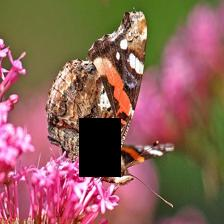
#> input picture Reference_Images/butterfly_033_masked.jpg, 224 x 224 px, given as the content of the folder ../Dataset/train, which was not available
$ jupyter execute --allow-errors Train_Linear_Regression_Model.ipynb   (text cells are left out)
#> lines starting #> are read from the running program, lines starting #| are printed output that depends on the picture; after the words box and inside, x2 and y2 are one past the last pixel; in counts of white or black regions, pixels touching at a corner belong together; pictures that were not available may be replaced by others from this repository, and a replacement may not be noted
### find_black_rectangle.py
import numpy as np

def find_black_rectangle(image: np.ndarray, threshold: float = 0.13, padding: int = 4):
    """
    Finds the largest black rectangular region in an RGB image with precise padding.

    Args:
        image (numpy.ndarray): Input image array with shape (H, W, 3).
        threshold (float, optional): Blackness threshold for all three RGB channels. Default is 0.05.
        padding (int, optional): Fixed padding to apply evenly around the rectangle. Default is 3 pixels.

    Returns:
        tuple: Coordinates of the largest black rectangle with padding (y_min, y_max, x_min, x_max).
    """
    # Convert image to binary mask where black pixels are True
    black_mask = np.all(image < threshold, axis=-1)

    H, W = black_mask.shape
    largest_area = 0
    best_coords = None

    # DP table to store largest rectangle widths
    dp_width = np.zeros((H, W), dtype=int)

    for y in range(H):
        for x in range(W):
            # Calculate widths of black regions
            if black_mask[y, x]:
                dp_width[y, x] = dp_width[y, x - 1] + 1 if x > 0 else 1

            # Check for the largest rectangle ending at (y, x)
            width = dp_width[y, x]
            for k in range(y, -1, -1):  # Iterate upward to calculate height
                width = min(width, dp_width[k, x])
                if width == 0:
                    break
                height = y - k + 1
                area = width * height
                if area > largest_area:
                    largest_area = area
                    best_coords = (k, y, x - width + 1, x)

    # Ensure valid coordinates
    if best_coords is None:
        return (0, 0, 0, 0)  # No black rectangle found

    y_min, y_max, x_min, x_max = best_coords

    # Apply precise padding of 3 pixels evenly
    y_min = max(0, y_min - padding)
    y_max = min(H, y_max + padding)
    x_min = max(0, x_min - padding)
    x_max = min(W, x_max + padding)

    return y_min, y_max, x_min, x_max

### Linear_Regression_Model/Train_Linear_Regression_Model.ipynb
[cell 1]
import os
import numpy as np
from sklearn.metrics import mean_squared_error, mean_absolute_error
import matplotlib.pyplot as plt
from PIL import Image
import math
from find_black_rectangle import find_black_rectangle

[cell 2]
def split_region(x_start, y_start, x_end, y_end, num_splits=4):
    """
    Divides the black region into smaller subregions.
    Returns a list of bounding boxes for each subregion.
    """
    subregions = []
    height = y_end - y_start
    width = x_end - x_start

    num_rows = int(np.sqrt(num_splits))  # Number of rows/columns to divide into
    step_y = height // num_rows
    step_x = width // num_rows

    for i in range(num_rows):
        for j in range(num_rows):
            sub_x_start = x_start + j * step_x
            sub_y_start = y_start + i * step_y
            sub_x_end = sub_x_start + step_x
            sub_y_end = sub_y_start + step_y
            subregions.append((sub_x_start, sub_y_start, sub_x_end, sub_y_end))

    return subregions

[cell 3]
# Final
# [18 lines left out: function merge_datasets, not called in this run]

[cell 4]
def prepare_training_data(train_dir):
    """
    Prepares training data by extracting surrounding pixel coordinates and
    their RGB values as features. Targets are the mean RGB color of the black region.
    """
#> called with train_dir = '../Dataset/train'
    features = [[] for _ in range(4)]  # List of lists to store features for 4 subregions
    targets = [[] for _ in range(4)]  # List of lists to store targets for 4 subregions

    for filename in sorted(os.listdir(train_dir)):
        if filename.endswith("_masked.jpg"):
            masked_image_path = os.path.join(train_dir, filename)
            original_image_path = masked_image_path.replace("_masked", "")

            # Load and normalize images
            masked_image = Image.open(masked_image_path).convert("RGB")
#> masked_image is the input picture: PIL image 224x224 RGB; mean R, G, B 141.9, 97.3, 88.9
            original_image = Image.open(original_image_path).convert("RGB")
            original_array = np.array(original_image).astype(np.float32) / 255.0
            mask_array = np.array(masked_image).astype(np.float32) / 255.0

            y_min, y_max, x_min, x_max = find_black_rectangle(mask_array)
#> in find_black_rectangle, `black_mask = np.all(image < threshold, axis=-1)`:
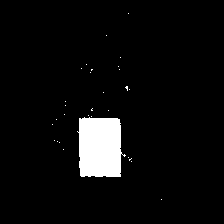
#> black_mask: shape (224, 224) bool; 5% white; 30 white regions (29 under 20 px), largest, box (x1, y1, x2, y2) and area: (77, 117, 126, 177) 2455
#> after the loop in find_black_rectangle, `for y in range(H):`:
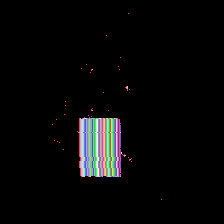
#> dp_width: shape (224, 224) int64; 44 distinct labels, from 0 to 43; one colour per label, 0 black
#> y_min = 115; y_max = 179; x_min = 76; x_max = 123
            subregions = split_region(x_min, y_min, x_max, y_max)
#> in split_region, `height = y_end - y_start`: height = 64
#> in split_region, `width = x_end - x_start`: width = 47
#> in split_region, `step_y = height // num_rows`: step_y = 32
#> in split_region, `step_x = width // num_rows`: step_x = 23
#> after the loop in split_region, `for i in range(num_rows):`: subregions = [(76, 115, 99, 147), (99, 115, 122, 147), (76, 147, 99, 179), (99, 147, 122, 179)]

            # Calculate mean RGB color and center coordinates for each subregion
            subregions_means = []
            mean_colors = []
            for sub_x_start, sub_y_start, sub_x_end, sub_y_end in subregions:
                region = original_array[sub_y_start:sub_y_end, sub_x_start:sub_x_end]
                mean_colors.append(region.mean(axis=(0, 1)))  # Mean RGB (R, G, B)

                x_center = (sub_x_start + sub_x_end) / 2
                y_center = (sub_y_start + sub_y_end) / 2
                subregions_means.append((x_center, y_center))
#> this loop made 4 passes
#> (sub_x_start, sub_y_start, sub_x_end, sub_y_end, x_center, y_center) on passes 1 to 4: (76, 115, 99, 147, 87.5, 131), (99, 115, 122, 147, 110.5, 131), (76, 147, 99, 179, 87.5, 163), (99, 147, 122, 179, 110.5, 163)
#> pass 1, in prepare_training_data, `region = original_array[sub_y_start:sub_y_end, sub_x_start:sub_x_end]`:
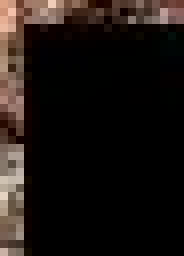
#> region: shape (32, 23, 3) float32 (shown 8 times larger); mean R, G, B 0.107, 0.0811, 0.0694
#> pass 2, in prepare_training_data, `region = original_array[sub_y_start:sub_y_end, sub_x_start:sub_x_end]`:
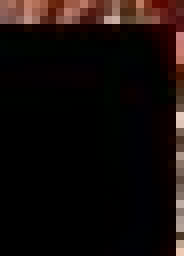
#> region: shape (32, 23, 3) float32 (shown 8 times larger); mean R, G, B 0.0766, 0.0449, 0.0382
#> pass 3, in prepare_training_data, `region = original_array[sub_y_start:sub_y_end, sub_x_start:sub_x_end]`:
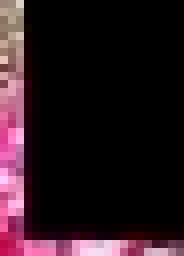
#> region: shape (32, 23, 3) float32 (shown 8 times larger); mean R, G, B 0.152, 0.0846, 0.112
#> after the loop:
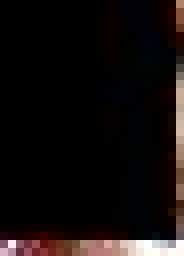
#> region: shape (32, 23, 3) float32 (shown 8 times larger); mean R, G, B 0.0725, 0.0515, 0.0496
#> after the loop, mean_colors = [[0.107, 0.0811, 0.0694], [0.0766, 0.0449, 0.0382], [0.152, 0.0846, 0.112], [0.0725, 0.0515, 0.0496]]; subregions_means = [(87.5, 131), (110.5, 131), (87.5, 163), (110.5, 163)]

            # Extract surrounding pixel coordinates and color
            for x in range(x_min - 1, x_max + 2):
                for y in range(y_min - 1, y_max + 2):
                    if 0 <= x < original_array.shape[1] and 0 <= y < original_array.shape[0]:
                        if not (x_min <= x < x_max and y_min <= y < y_max):
                            # Find the closest subregion
                            distances = [
                                math.sqrt((x_center - x) ** 2 + (y_center - y) ** 2)
                                for x_center, y_center in subregions_means
                            ]
                            closest_region = np.argmin(distances)

                            # Append feature and target to the corresponding subregion
                            features[closest_region].append([x, y])
                            targets[closest_region].append(mean_colors[closest_region])

    # Convert lists of lists into NumPy arrays
    features = [np.array(f) for f in features]
    targets = [np.array(t) for t in targets]

    return features, targets

[cell 5]
def train_regression_model(features, targets, num_iters, learning_rate):
    """
    Trains separate linear regression models for each RGB channel
    across all subregions. Returns the weights for each channel.
    """
#> called with num_iters = 150, learning_rate = 0.05
    # Initialize weights dictionaries for RGB channels
    weights_r = []
    weights_g = []
    weights_b = []

    # Loop through each subregion
    for region_idx in range(len(features)):
        # Extract features and targets for the current subregion
        features_region = features[region_idx]
        targets_region = targets[region_idx]

        # Separate RGB channels for the current subregion
        targets_r = targets_region[:, 0]
        targets_g = targets_region[:, 1]
        targets_b = targets_region[:, 2]

        # Train weights for each channel
        weights_r.append(train_weight(features_region, targets_r, num_iters, learning_rate))
        weights_g.append(train_weight(features_region, targets_g, num_iters, learning_rate))
        weights_b.append(train_weight(features_region, targets_b, num_iters, learning_rate))

    return weights_r, weights_g, weights_b

[cell 6]
def train_weight(features, targets, num_iters, learning_rate):
    # Separate the features into x and y
    x_features = features[:, 0:1]
    y_features = features[:, 1:2]

    # Number of input features (1 for both x and y)
    n_in_x = x_features.shape[1]  # 1 feature for x
    n_in_y = y_features.shape[1]  # 1 feature for y

    # He Normal Initialization: standard deviation = sqrt(2 / n_in)
    stddev_x = np.sqrt(2 / n_in_x)
    stddev_y = np.sqrt(2 / n_in_y)

    # Initialize weights using He Normal Initialization (mean = 0, stddev = sqrt(2 / n_in))
    weight_x = np.random.normal(0, stddev_x, size=(1, 1))  # Shape (1, 1)
    weight_y = np.random.normal(0, stddev_y, size=(1, 1))  # Shape (1, 1)

    # Apply sigmoid scaling to ensure weights are between 0 and 1
    weight_x = 1 / (1 + np.exp(-weight_x))  # Sigmoid function to scale to [0, 1]
    weight_y = 1 / (1 + np.exp(-weight_y))  # Sigmoid function to scale to [0, 1]

    for iteration in range(num_iters):
        # Predictions for x and y components independently
        predictions_x = (x_features @ weight_x).flatten() / 255
        predictions_y = (y_features @ weight_y).flatten() / 255

        # Combine predictions for the final output
        predictions = predictions_x + predictions_y

        # Gradients for x and y (calculated independently)
        gradient_x = -(2 / len(x_features)) * (x_features.T @ (targets - predictions)) / 255
        gradient_y = -(2 / len(y_features)) * (y_features.T @ (targets - predictions)) / 255

        # Update weights independently
        weight_x -= learning_rate * gradient_x
        weight_y -= learning_rate * gradient_y

    # Combine weights into a single (2, 1) matrix by stacking vertically
    final_weight = np.vstack((weight_x, weight_y))  # Shape (2, 1)

    return final_weight

[cell 7]
def evaluate_reconstruction(original, reconstructed):
    """
    Computes MSE and MAE between the original and reconstructed images.
    """
    mse = mean_squared_error(original.flatten(), reconstructed.flatten())
    mae = mean_absolute_error(original.flatten(), reconstructed.flatten())
    return mse, mae

[cell 8]
def process_test_data(test_dir, weights_r, weights_g, weights_b):
    """
    Processes test images and reconstructs black regions using the trained model.
    Splits the black region into 4 subregions and reconstructs each separately.
    """
#> called with test_dir = '../Dataset/test'
    original_images = []
    masked_images = []
    reconstructed_images = []

    for filename in sorted(os.listdir(test_dir)):
        if filename.endswith("_masked.jpg"):
            masked_image_path = os.path.join(test_dir, filename)
            original_image_path = masked_image_path.replace("_masked", "")

            masked_image = Image.open(masked_image_path).convert("RGB")
            original_image = Image.open(original_image_path).convert("RGB")
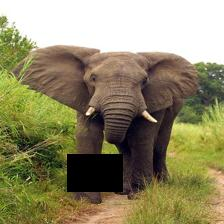
#> input picture Reference_Images/elephant_073_masked.jpg, 224 x 224 px, given in place of butterfly_033.jpg, which was not available
#> original_image is the input picture: PIL image 224x224 RGB; mean R, G, B 144.6, 138.1, 104

            # Convert images to NumPy arrays
            original_array = np.array(original_image).astype(np.float32) / 255.0
            mask_array = np.array(masked_image).astype(np.float32) / 255.0

            y_min, y_max, x_min, x_max = find_black_rectangle(mask_array)
#> y_min = 115; y_max = 179; x_min = 76; x_max = 123

            reconstructed_image = mask_array.copy()

            # Split black region into 4 subregions
            subregions = split_region(x_min, y_min, x_max, y_max, num_splits=4)
            for sub_x_start, sub_y_start, sub_x_end, sub_y_end in subregions:
                i = 0
                # Extract surrounding pixels
                surrounding_pixels = []
                for x in range(sub_x_start - 1, sub_x_end + 2):
                    for y in range(sub_y_start - 1, sub_y_end + 2):
                        if (
                            0 <= x < mask_array.shape[1]
                            and 0 <= y < mask_array.shape[0]
                        ):
                            if not (sub_x_start <= x < sub_x_end and sub_y_start <= y < sub_y_end):
                                surrounding_pixels.append([x, y])

                surrounding_pixels = np.array(surrounding_pixels)

                # Predict mean RGB color for the subregion
                if surrounding_pixels.size > 0:  # Ensure non-empty surrounding pixels
                    mean_r = np.dot(surrounding_pixels, weights_r[i]).mean()
                    mean_g = np.dot(surrounding_pixels, weights_g[i]).mean()
                    mean_b = np.dot(surrounding_pixels, weights_b[i]).mean()
                else:
                    mean_r, mean_g, mean_b = 0, 0, 0  # Default to black if no context

                mean_r, mean_g, mean_b = mean_r / 255, mean_g / 255, mean_b / 255

                # Ensure proper RGB assignment
                reconstructed_image[sub_y_start:sub_y_end, sub_x_start:sub_x_end, 0] = mean_r # Red
                reconstructed_image[sub_y_start:sub_y_end, sub_x_start:sub_x_end, 1] = mean_g # Green
                reconstructed_image[sub_y_start:sub_y_end, sub_x_start:sub_x_end, 2] = mean_b # Blue

                i += 1
#> this loop made 4 passes
#> (sub_x_start, sub_y_start, sub_x_end, sub_y_end, mean_r, mean_g, mean_b) on passes 1 to 4: (76, 115, 99, 147, 0.124, 0.094, 0.0857), (99, 115, 122, 147, 0.165, 0.112, 0.142), (76, 147, 99, 179, 0.116, 0.0993, 0.0539), (99, 147, 122, 179, 0.157, 0.118, 0.11)
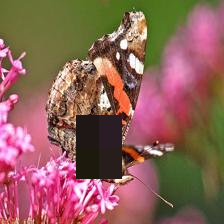
#> reconstructed_image: shape (224, 224, 3) float32; mean R, G, B 0.559, 0.384, 0.35

            original_images.append(original_array)
            masked_images.append(mask_array)
            reconstructed_images.append(reconstructed_image)

    return original_images, masked_images, reconstructed_images

[cell 9]
def reconstruct_reference(reference_dir, weights_r, weights_g, weights_b):
    masked_images = []
    reconstructed_images = []

    for filename in sorted(os.listdir(reference_dir)):
        if filename.endswith("_masked.jpg"):
            masked_image_path = os.path.join(reference_dir, filename)
            masked_image = Image.open(masked_image_path).convert("RGB")
            mask_array = np.array(masked_image).astype(np.float32) / 255.0

            y_min, y_max, x_min, x_max = find_black_rectangle(mask_array)

            reconstructed_image = mask_array.copy()

            # Split black region into 4 subregions
            subregions = split_region(x_min, y_min, x_max, y_max, num_splits=4) # New
            for sub_x_start, sub_y_start, sub_x_end, sub_y_end in subregions:
                i = 0 # New
                # Extract surrounding pixels
                surrounding_pixels = []
                for x in range(sub_x_start - 1, sub_x_end + 2):
                    for y in range(sub_y_start - 1, sub_y_end + 2):
                        if (
                            0 <= x < mask_array.shape[1]
                            and 0 <= y < mask_array.shape[0]
                        ):
                            if not (sub_x_start <= x < sub_x_end and sub_y_start <= y < sub_y_end):
                                surrounding_pixels.append([x, y])

                surrounding_pixels = np.array(surrounding_pixels)

                # Predict mean RGB color for the subregion
                if surrounding_pixels.size > 0:  # Ensure non-empty surrounding pixels
                    mean_r = np.dot(surrounding_pixels, weights_r[i]).mean()
                    mean_g = np.dot(surrounding_pixels, weights_g[i]).mean()
                    mean_b = np.dot(surrounding_pixels, weights_b[i]).mean()
                else:
                    mean_r, mean_g, mean_b = 0, 0, 0  # Default to black if no context

                mean_r, mean_g, mean_b = mean_r / 255, mean_g / 255, mean_b / 255

                # Ensure proper RGB assignment
                reconstructed_image[sub_y_start:sub_y_end, sub_x_start:sub_x_end, 0] = mean_r # Red
                reconstructed_image[sub_y_start:sub_y_end, sub_x_start:sub_x_end, 1] = mean_g # Green
                reconstructed_image[sub_y_start:sub_y_end, sub_x_start:sub_x_end, 2] = mean_b # Blue

                i += 1

            masked_images.append(mask_array)
            reconstructed_images.append(reconstructed_image)

    return masked_images, reconstructed_images

[cell 10]
def display_results(masked_images, reconstructed_images):
    """
    Displays masked and reconstructed images in a grid layout for comparison.
    """
    fig, axs = plt.subplots(4, 5, figsize=(15, 12))

    for i in range(10):
        if i < 5:
            axs[0, i].imshow(masked_images[i])
            axs[0, i].axis("off")
            axs[0, i].set_title(f"Masked {i+1}", fontsize=16)

            axs[1, i].imshow(reconstructed_images[i])
            axs[1, i].axis("off")
            axs[1, i].set_title(f"Prediction {i+1}", fontsize=16)

        else:
            axs[2, i - 5].imshow(masked_images[i])
            axs[2, i - 5].axis("off")
            axs[2, i - 5].set_title(f"Masked {i+1}", fontsize=16)

            axs[3, i - 5].imshow(reconstructed_images[i])
            axs[3, i - 5].axis("off")
            axs[3, i - 5].set_title(f"Prediction {i+1}", fontsize=16)

    plt.tight_layout()
    plt.show()

[cell 11]
# Base directory for the dataset
base_dir = os.path.join("..", "Dataset")

# Directories for train, validation, and test sets
train_dir = os.path.join(base_dir, "train")
val_dir = os.path.join(base_dir, "validation")
test_dir = os.path.join(base_dir, "test")
reference_dir = os.path.join("..", "Reference_Images")

features, targets = prepare_training_data(train_dir)

[cell 12]
num_iterations = 150
learning_rate = 0.05

weights_r, weights_g, weights_b = train_regression_model(features, targets, num_iterations, learning_rate)

# Process test dataset
original_images, masked_images, reconstructed_images = process_test_data(
    test_dir, weights_r, weights_g, weights_b
)
#> original_images = 1 item; masked_images = 1 item; reconstructed_images = 1 item

# Convert reconstructed and test images back to [0, 255] range
unnormalized_reconstructed_images = [
    (reconstructed_image * 255.0).astype(np.float32) for reconstructed_image in reconstructed_images
]
#> unnormalized_reconstructed_images = 1 item
unnormalized_test_images = [
    (test_image * 255.0).astype(np.float32) for test_image in original_images
]
#> unnormalized_test_images = 1 item

# Initialize lists to store MSE and MAE for each image pair
mse_list = []
mae_list = []

# Calculate MSE and MAE for each image pair
for original, reconstructed in zip(unnormalized_test_images, unnormalized_reconstructed_images):
    mse, mae = evaluate_reconstruction(original, reconstructed)
    mse_list.append(mse)
    mae_list.append(mae)
#> this loop made 1 pass
#> (mse, mae) on pass 1: (10449.6, 82.55)
#> after the loop, mae_list = [82.55]; mse_list = [10449.6]


# Compute average MSE and MAE across all image pairs
average_mse = np.mean(mse_list)
#> average_mse = 10449.6
average_mae = np.mean(mae_list)
#> average_mae = 82.55

# Print the results
print(f"Linear Regression MSE: {average_mse:.4f}")
#| Linear Regression MSE: 10449.5918
print(f"Linear Regression MAE: {average_mae:.4f}")
#| Linear Regression MAE: 82.5549


# Process reference images
masked_reference, reconstructed_reference = reconstruct_reference(
    reference_dir, weights_r, weights_g, weights_b
)
#> in reconstruct_reference, `y_min, y_max, x_min, x_max = find_black_rectangle(mask_array)`: y_min = 115; y_max = 179; x_min = 76; x_max = 123
#> the loop in reconstruct_reference, `for sub_x_start, sub_y_start, sub_x_end, sub_y_end in subregions:` made 4 passes
#> pass 3 of the loop in reconstruct_reference, `for filename in sorted(os.listdir(reference_dir)):`:
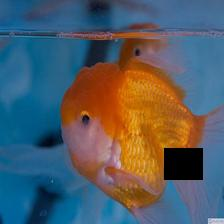
#> input picture Reference_Images/goldfish_264_masked.jpg, 224 x 224 px
#> in reconstruct_reference, masked_image is the input picture: PIL image 224x224 RGB; mean R, G, B 82.8, 93.1, 100.6
#> black_mask: shape (224, 224) bool; 2.6% white; 8 white regions (6 under 20 px), largest, box (x1, y1, x2, y2) and area: (164, 148, 203, 180) 1245, (44, 139, 53, 146) 43
#> after the loop in find_black_rectangle (call 5), `for y in range(H):`:
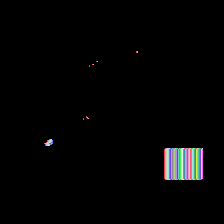
#> dp_width: shape (224, 224) int64; 40 distinct labels, from 0 to 39; one colour per label, 0 black
#> in reconstruct_reference, `y_min, y_max, x_min, x_max = find_black_rectangle(mask_array)`: y_min = 144; y_max = 183; x_min = 161; x_max = 205
#> in reconstruct_reference, `subregions = split_region(x_min, y_min, x_max, y_max, num_splits=4)`: subregions = [(161, 144, 183, 163), (183, 144, 205, 163), (161, 163, 183, 182), (183, 163, 205, 182)]
#> the loop in reconstruct_reference, `for sub_x_start, sub_y_start, sub_x_end, sub_y_end in subregions:` made 4 passes
#> (sub_x_start, sub_y_start, sub_x_end, sub_y_end, mean_r, mean_g, mean_b) on passes 1 to 4: (161, 144, 183, 163, 0.269, 0.165, 0.268), (183, 144, 205, 163, 0.308, 0.183, 0.321), (161, 163, 183, 182, 0.263, 0.168, 0.249), (183, 163, 205, 182, 0.303, 0.186, 0.303)
#> after the loop in reconstruct_reference, `for sub_x_start, sub_y_start, sub_x_end, sub_y_end in subregions:`:
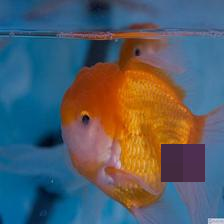
#> reconstructed_image: shape (224, 224, 3) float32; mean R, G, B 0.33, 0.367, 0.401
#> the loop made 4 passes; the first 3 are shown

# Display results
#> (the rest of this cell did not finish here and is left out)
